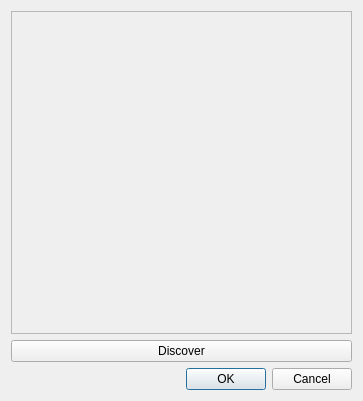
<?xml version="1.0" encoding="UTF-8"?>
<ui version="4.0">
 <class>networkDialog</class>
 <widget class="QDialog" name="networkDialog">
  <property name="geometry">
   <rect>
    <x>0</x>
    <y>0</y>
    <width>363</width>
    <height>401</height>
   </rect>
  </property>
  <property name="windowTitle">
   <string>Printers Network</string>
  </property>
  <layout class="QVBoxLayout" name="verticalLayout">
   <item>
    <widget class="QFrame" name="frame">
     <property name="frameShape">
      <enum>QFrame::StyledPanel</enum>
     </property>
     <property name="frameShadow">
      <enum>QFrame::Raised</enum>
     </property>
     <layout class="QVBoxLayout" name="verticalLayout_2">
      <property name="spacing">
       <number>0</number>
      </property>
      <property name="leftMargin">
       <number>0</number>
      </property>
      <property name="topMargin">
       <number>0</number>
      </property>
      <property name="rightMargin">
       <number>0</number>
      </property>
      <property name="bottomMargin">
       <number>0</number>
      </property>
      <item>
       <widget class="QWidget" name="networkWidget" native="true"/>
      </item>
     </layout>
    </widget>
   </item>
   <item>
    <widget class="QPushButton" name="butDiscover">
     <property name="text">
      <string>Discover</string>
     </property>
     <property name="icon">
      <iconset resource="../../resources/icons.qrc">
       <normaloff>:/icons/router.svg</normaloff>:/icons/router.svg</iconset>
     </property>
     <property name="default">
      <bool>false</bool>
     </property>
     <property name="flat">
      <bool>false</bool>
     </property>
    </widget>
   </item>
   <item>
    <widget class="QDialogButtonBox" name="buttonBox">
     <property name="font">
      <font>
       <weight>50</weight>
       <italic>false</italic>
       <bold>false</bold>
       <underline>false</underline>
       <strikeout>false</strikeout>
      </font>
     </property>
     <property name="orientation">
      <enum>Qt::Horizontal</enum>
     </property>
     <property name="standardButtons">
      <set>QDialogButtonBox::Cancel|QDialogButtonBox::Ok</set>
     </property>
    </widget>
   </item>
  </layout>
 </widget>
 <resources>
  <include location="../../resources/icons.qrc"/>
 </resources>
 <connections>
  <connection>
   <sender>buttonBox</sender>
   <signal>accepted()</signal>
   <receiver>networkDialog</receiver>
   <slot>accept()</slot>
   <hints>
    <hint type="sourcelabel">
     <x>248</x>
     <y>254</y>
    </hint>
    <hint type="destinationlabel">
     <x>157</x>
     <y>274</y>
    </hint>
   </hints>
  </connection>
  <connection>
   <sender>buttonBox</sender>
   <signal>rejected()</signal>
   <receiver>networkDialog</receiver>
   <slot>reject()</slot>
   <hints>
    <hint type="sourcelabel">
     <x>316</x>
     <y>260</y>
    </hint>
    <hint type="destinationlabel">
     <x>286</x>
     <y>274</y>
    </hint>
   </hints>
  </connection>
 </connections>
</ui>
